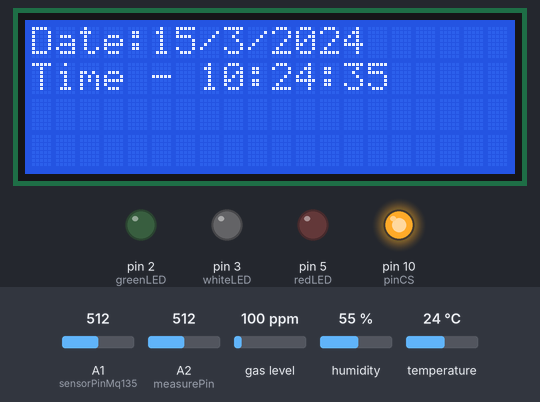
The sketch below on a simulated Arduino Uno, built with avr-gcc and run on an emulated ATmega328P. Shown: 20×4 character LCD, output pins drawn as LEDs (lit = HIGH). Inputs (shaded band) come from the test bench; at power-on: A1 (sensorPinMq135) = 512, A2 (measurePin) = 512, gas level 100 ppm, humidity 55 %, temperature 24 °C. The local clock reads 2024-03-15 10:24:30 at power-on unless the sketch sets it; storage starts empty; what the sketch prints to the serial monitor is not drawn.

Above: at 6.3 s.
6.4 s: A1 (sensorPinMq135) set to 482
At 12.6 s:
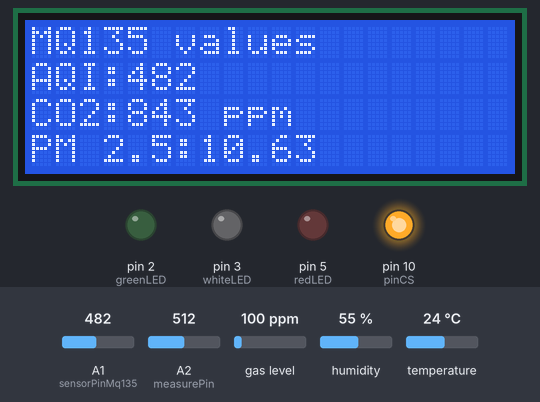
19.0 s: A1 (sensorPinMq135) set to 290
At 20.4 s:
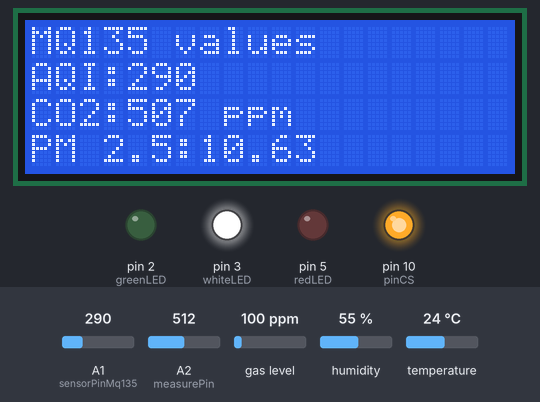
23.6 s: A1 (sensorPinMq135) set to 316
At 28.2 s:
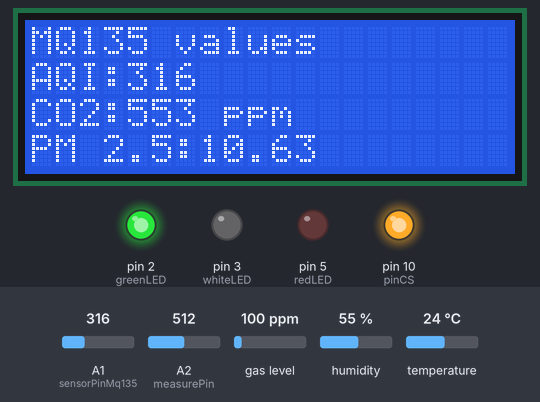
29.3 s: A2 (measurePin) set to 490
At 37.2 s:
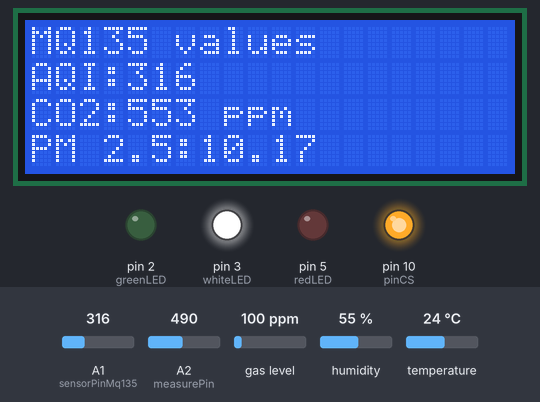
37.5 s: gas level set to 20 ppm
At 43.7 s:
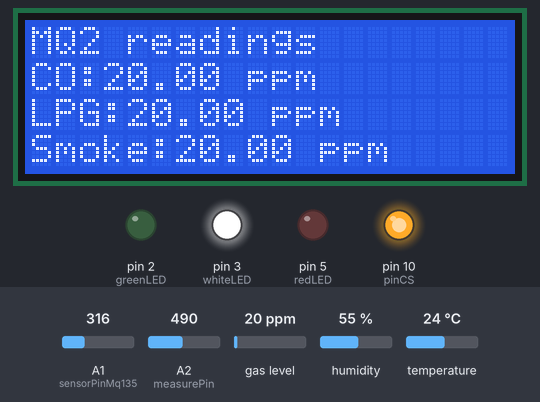
Timing chart, 0 to 44.7 s (numbered marks = the images above; inputs shaded):
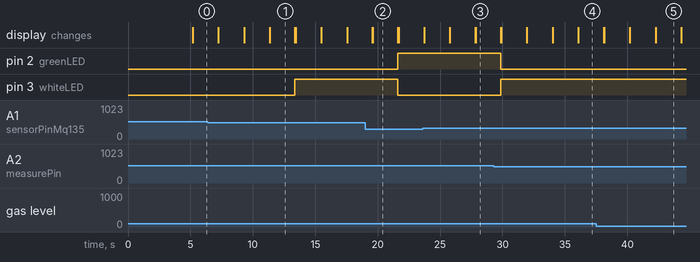

Measured:
- the behaviour switches between 501 and 500 on A1 (sensorPinMq135) (found by bisection; images 0 and 1)
- the behaviour switches between 300 and 301 on A1 (sensorPinMq135) (found by bisection; images 2 and 3)
- after the input at 6.4 s, pin 3 (whiteLED): LOW → HIGH after 7.0 s; pin 5 (redLED): stays LOW (without the input it goes to HIGH after 7.0 s)
- after the input at 19.0 s, pin 2 (greenLED): LOW → HIGH after 2.6 s; pin 3 (whiteLED): HIGH → LOW after 2.6 s
- what the display in image 1 shows lasts 2.0 s, from 11.4 s to 13.4 s

The sketch:

AirQuality.ino
```cpp
//----------SD------------//
#include <SPI.h>
#include <SD.h>
int pinCS = 10;
//----------------DHT11--------------------------------//
#include <dht.h>
dht DHT;
#define DHT11_PIN 6
File myFile;
//----------------MQ135--------------------------------//
#include<MQ135.h>
int sensorPinMq135 = A1;
//----------------Timer-----------------------------//
#include <Wire.h>
#include <TimeLib.h>
#include <DS1307RTC.h>
//----------------Display on LCD-----------------------//
#include<LiquidCrystal_I2C.h>
LiquidCrystal_I2C lcd(0x27,20,4);
//----------------MQ2--------------------------------//
#include<MQ2.h>
int Analog_Input = A0;
float lpg, co,smoke;
MQ2 mq2(Analog_Input);
//----------LED------------//
#define redLED 5
#define greenLED 2
#define whiteLED 3

//--------------------PM 2.5---------------------------//
int measurePin = A2;
int samplingTime = 280;
int deltaTime = 40;
int sleepTime = 9680;
float voMeasured = 0;
float calcVoltage = 0;
float dustDensity = 0;

void setup() {
  // Open serial communications and wait for port to open:
  Serial.begin(9600);
  pinMode(pinCS, OUTPUT);
  digitalWrite(10,HIGH);
 while (!Serial) {
    ; // wait for serial port to connect. Needed for native USB port only
  }
  Serial.print("Initializing SD card...");

  if (!SD.begin(10)) {
    Serial.println("initialization failed!");
    while (1);
  }
  Serial.println("initialization done.");
myFile = SD.open("test.txt", FILE_WRITE);

 lcd.init();
  lcd.backlight();
  lcd.setBacklight(HIGH);
  lcd.setCursor(0,0);
  lcd.print("Sensors warming up!");
  lcd.setCursor(0,1);
  lcd.print("MQ2");
  lcd.setCursor(0,2);
  lcd.print("MQ135");
  lcd.setCursor(0,3);
  lcd.print("GP2Y1014");
  delay(5000);
  lcd.clear();

  //----Setting up LEDs----//
  pinMode(greenLED,OUTPUT);
  pinMode(whiteLED,OUTPUT);
  pinMode(redLED,OUTPUT);
}

void loop() {
  // nothing happens after setup
   //--------------DHT11 readings-------------------------//

    tmElements_t tm;
      //---------------print on lcd------------------------//
      //--------------Time and date-------------------------//
 int chk = DHT.read11(DHT11_PIN);
  if (RTC.read(tm)) {
    lcd.setCursor(0,0);
    lcd.print("Date:");
    lcd.print(tm.Day);
    lcd.print('/');
    lcd.print(tm.Month);
    lcd.write('/');
    lcd.print(tmYearToCalendar(tm.Year));
    lcd.setCursor(0,1);
    lcd.print("Time - ");
    lcd.print(tm.Hour);
    lcd.print(':');
    lcd.print(tm.Minute);
    lcd.print(':');
    lcd.print(tm.Second);
    lcd.setCursor(0,2);
    delay(2000);
    lcd.clear();

  }
 //--------------DHT11 readings-------------------------//

 lcd.setCursor(0,0);
 lcd.print("DHT11 readings");
  lcd.setCursor(0,1);
  lcd.print("Temperature:");
  lcd.print(DHT.temperature);
  lcd.print(" C");
  lcd.setCursor(0,2);
  lcd.print("Humidity:");
  lcd.print(DHT.humidity);
  lcd.print("%");
  delay(2000);
  lcd.clear();

  //--------------MQ2 readings-------------------------//
    co = (mq2.readCO());

  lpg =( mq2.readLPG());
  smoke = mq2.readSmoke();
  lcd.setCursor(0,0);
  lcd.print("MQ2 readings ");
  lcd.setCursor(0,1);
  lcd.print("CO:");
  lcd.print(co);
  lcd.setCursor(0,1);
  lcd.print("CO:");
  lcd.print(co);
  lcd.print(" ppm");
  lcd.setCursor(0,2);
  lcd.print("LPG:");
  lcd.print(lpg);
  lcd.print(" ppm");
  lcd.setCursor(0,3);
  lcd.print("Smoke:");
  lcd.print(smoke);
  lcd.print(" ppm");
  delay(2000);
  lcd.clear();
    //-----------------MQ135 readings--------------------//
  int aqi = analogRead(sensorPinMq135);

  int co2 = aqi*1.75;
  lcd.setCursor(0,0);
  lcd.print("MQ135 values");
  lcd.setCursor(0,1);
  lcd.print("AQI:");
  lcd.print(aqi);
  lcd.setCursor(0,2);
  lcd.print("CO2:");
  lcd.print(co2);
  lcd.print(" ppm");

  //----------------PM 2.5------------------------//
  delayMicroseconds(samplingTime);
  voMeasured = analogRead(measurePin);
  delayMicroseconds(deltaTime);
  delayMicroseconds(sleepTime);
  calcVoltage = voMeasured * (5.0 / 1024.0);
  dustDensity = (170 * calcVoltage )/40;
  Serial.println(dustDensity); // unit: ug/m3
  lcd.setCursor(0,3);
  lcd.print("PM 2.5:");
  lcd.print(dustDensity);
  delay(2000);
  lcd.clear();
//--------------------LED -----------------------------//
  if(aqi <= 300){
    digitalWrite(greenLED,HIGH);
    digitalWrite(whiteLED, LOW);
    digitalWrite(redLED,LOW);
  }
  else if (aqi > 300 && aqi <=500){
    digitalWrite(greenLED,LOW);
    digitalWrite(whiteLED, HIGH);
    digitalWrite(redLED,LOW);
  }
  else{
    digitalWrite(greenLED,LOW);
    digitalWrite(whiteLED, LOW);
    digitalWrite(redLED,HIGH);
  }
if (myFile) {

    //-----------Print on file---------------//

   //------------time and date-----//
 myFile.print(tm.Day);
 myFile.print("-");
    myFile.print(tm.Month);
    myFile.print("-");
    myFile.print(tmYearToCalendar(tm.Year));
    myFile.print("  ");
    myFile.print(tm.Hour);
    myFile.print(":");
    myFile.print(tm.Minute);
    myFile.print(":");
    myFile.print(tm.Second);
    myFile.println(" ");
    //---------DHT11 readings---------//
   myFile.print(" DHT readings :- ");
    myFile.print("  Temperature = ");
    myFile.print(DHT.temperature);
    myFile.print("°C    Humidity = ");
    myFile.print(DHT.humidity);
    myFile.println("%");
     //---------MQ 135 readings---------//
    myFile.print("MQ135 readings :- ");
    myFile.print("AQI: ");
    myFile.print(aqi);
    myFile.print(",    CO2: ");
    myFile.print(co2);
    myFile.println(" ppm");

     //----------MQ2 readings---------//
    myFile.print("MQ2 readings :- ");
    myFile.print("CO:");
    myFile.print(co);
    myFile.print(" ppm   ,");
    myFile.print("LPG:");
    myFile.print(lpg);
    myFile.print(" ppm   ,");
    myFile.print("Smoke");
    myFile.print(smoke);
    myFile.println(" ppm");
       //----------PM 2.5 values------------//
    myFile.print("Particulate Matter PM(2.5) :");
    myFile.print(dustDensity);
    myFile.println(" ug/cubic m");
    myFile.println("");
   // myFile.close();
}
}
```
